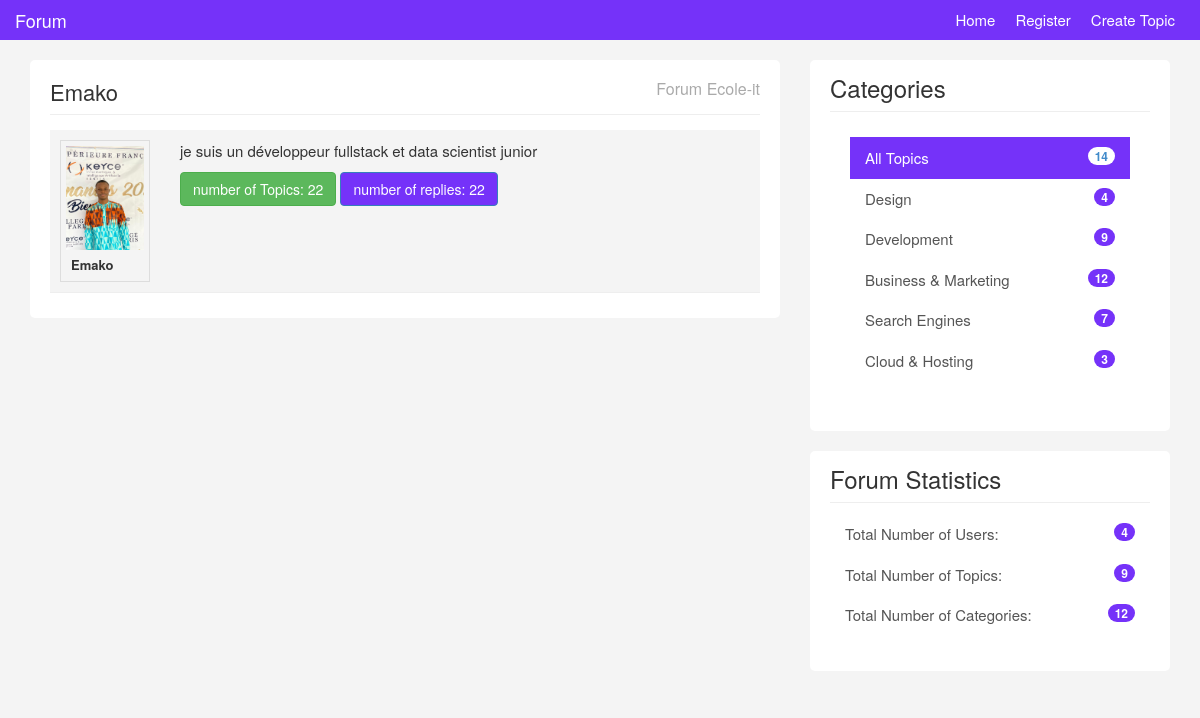
Screenshot of /profile/4 with the database file from the repository.
### website/models.py (models this page shows)
class Users(models.Model):
    pseudo = models.CharField(max_length=50, unique=True)
    email = models.EmailField()
    password = models.CharField(max_length=100)  # Utilisation de CharField pour le mot de passe
    role = models.CharField(max_length=20, default="User")  # Limiter la longueur du rôle
    avatar = models.ImageField( null=True, blank=True, upload_to='img/')  # Ajout d'un champ pour l'avatar
    activated = models.BooleanField(default=True)  # Par défaut, l'utilisateur n'est pas activé
    birthdate= models.DateField(null=False)
    description= models.TextField(null=False, default='JE suis un membre anonyme du forum')

### website/views.py (the view)
# urls.py: path('profile/<int:id>',views.profile, name="profile"),
def profile(request,id):
    ut= Users.objects.get(pk=id)
    totcat= Category.objects.all().count()
    totpos= PostMessage.objects.all().count()
    totuser= Users.objects.all().count()
    categories= Category.objects.all()
    auth= True
    if not request.session.get('id'):
        auth=False
    try:
        id= Users.objects.get(email=request.session.get("email"))
    except:
        pass
    me= request.session.get('id')
    return render(request, 'profile.html', context={"user":ut,"totcat":totcat, "totpos":totpos,"totuser":totuser ,"categories":categories,"auth":auth,"id":id,"me":me})

### forum/templates/profile.html (shortened to what this page needs)
{% load static %}
<!DOCTYPE html>
<html lang="en">
  <head>
    <link href="{% static 'css/bootstrap.css' %}" rel="stylesheet"/>
    <link href="{% static 'css/custom.css' %}" rel="stylesheet"/.container>
  </head>
  <body>
    <div class="navbar navbar-inverse navbar-fixed-top" role="navigation">
      <div class="container">
        <div class="navbar-header">
          <a class="navbar-brand" href="{% url 'accueil'  %}">Forum</a>
        </div>
        <div class="collapse navbar-collapse">
          <ul class="nav navbar-nav navbar-right">
            <li class="active"><a href="{% url 'accueil'  %}">Home</a></li>
            <li><a href="{% url 'create'  %}">Register</a></li>
            <li><a href="{% url 'addtopic' %}">Create Topic</a></li>
          </ul>
        </div>
      </div>
    </div>
    {% if user%}
    <div class="container">
      <div class="row">
        <div class="col-md-8">
          <div class="main-col">
            <div class="block">
              <h1 class="pull-left">{{user.pseudo}}</h1>
              <h4 class="pull-right">Forum Ecole-it</h4>
              <div class="clearfix"></div>
              <hr>
              <ul id="topics">
                              <li id="main-topic" class="topic topic">
                                  <div class="row">
                                      <div class="col-md-2">
                                          <div class="user-info">
                                              <img class="avatar pull-left" src="{{ user.avatar.url }}" />
                                              <ul>
                                                  <li><strong>{{user.pseudo}}</strong></li>
                                              </ul>
                                          </div>
                                      </div>
                                      <div class="col-md-10">
                                          <div class="topic-content pull-right">
                                              <p>
                                                {{ user.description }}
                                              </p>
                                          </div>
                                              <a class="btn btn-success" href="" role="button">number of Topics: 22</a>
                                              <a class="btn btn-primary" href="" role="button">number of replies: 22</a>
                                      </div>
                                  </div>
                                  {% endif %}
                              </li>
              </ul>
            </div>
          </div>
        </div>
        <div class="col-md-4">
          <div class="sidebar">
            <div class="block">
            <h3>Categories</h3>
            <div class="list-group block ">
              <a href="#" class="list-group-item active">All Topics <span class="badge pull-right">14</span></a>
              <a href="#" class="list-group-item">Design<span class="color badge pull-right">4</span></a>
              <a href="#" class="list-group-item">Development<span class="color badge pull-right">9</span></a>
              <a href="#" class="list-group-item">Business & Marketing <span class="color badge pull-right">12</span></a>
              <a href="#" class="list-group-item">Search Engines<span class="color badge pull-right">7</span></a>
              <a href="#" class="list-group-item">Cloud & Hosting <span class="color badge pull-right">3</span></a>
            </div>
            </div>
            <div class="block" style="margin-top: 20px;">
              <h3 class="margin-top: 40px">Forum Statistics</h3>
              <div class="list-group">
                <a href="#" class="list-group-item">Total Number of Users:<span class="color badge pull-right">4</span></a>
                <a href="#" class="list-group-item">Total Number of Topics:<span class="color badge pull-right">9</span></a>
                <a href="#" class="list-group-item">Total Number of Categories: <span class="color badge pull-right">12</span></a>
              </div>
              </div>
            </div>
		</div>
  </body>
</html>

### website/static/css/custom.css (style rules this page uses)
body { padding-top: 60px; background:#f4f4f4; font-size:15px; }
a { color:#5c5b69; }
ul { padding:0; margin:0; list-style:none; }
hr { margin:10px 0 15px 0; }
h3 { margin-bottom:5px; }
.navbar { height:40px !important; background:#7532F9; border:0; margin-bottom:30px; }
.navbar-inverse .navbar-nav > li > a, .navbar-inverse .navbar-brand { color:#fff !important; }
.navbar a:hover,.navbar li.active a { background:none !important; }
.navbar-brand { padding:10px 0 0 0; color:#fff; }
.navbar-nav > li > a { padding:10px 10px 0 10px; }
.block { background:#fff; border-radius:5px; padding: 15px 20px; margin-bottom:20px; }
.main-col { overflow:auto; }
.main-col h1 { font-size:22px; margin:5px 0 0 0; padding:0; }
.main-col h4 { font-size:16px; margin:5px 0 0 0; padding:0; color:#aaa; }
.sidebar .block h3 { margin:0 0 10px 0; padding-bottom:10px; border-bottom:#eee solid 1px; }
.topic { border-bottom:#eee solid 1px; margin-bottom:10px; padding:10px; }
.topic-content { width:100%; }
img.avatar { width:100%; }
a.list-group-item.active, a.list-group-item.active:hover, a.list-group-item.active:focus { background:rgb(117, 50, 249); border-radius:0; }
.list-group-item { border:0 }
#main-topic { background:#f4f4f4; padding:10px; }
.user-info { border:#ddd solid 1px; padding:5px; overflow:hidden; font-size:13px; }
.user-info img { display:block; margin-bottom:5px; }
.user-info ul { list-style:none; margin:10px 0 0 5px; }
.user-info li { line-height:1.6em; }
.btn-primary { background:#7532F9; }
.color { background-color: rgb(117, 50, 249); color: white; }

### rows the page displays
Users: pseudo "Emako", avatar (picture), description "je suis un développeur fullstack et data scientist junior"
